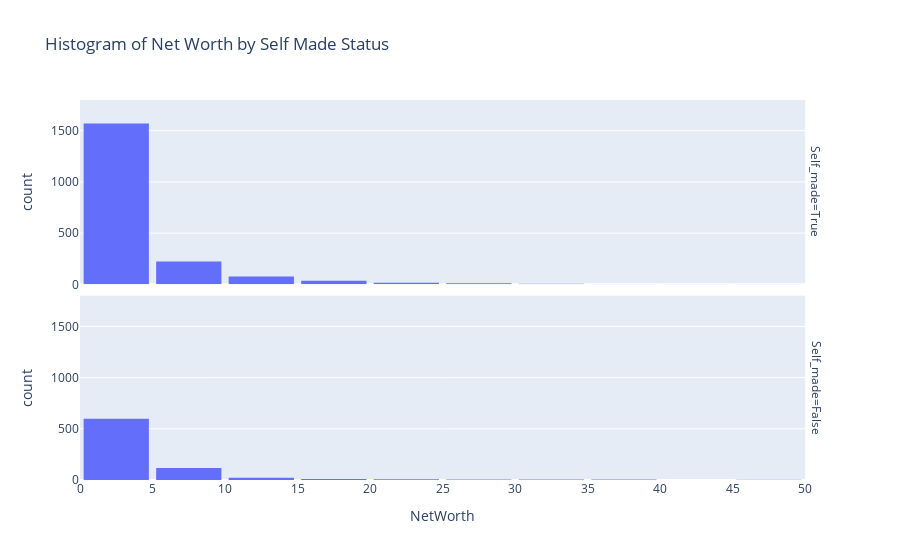

Source (notebook cell):
### Code cell
df_selfmade = df[~df['Self_made'].isnull()]
fig = px.histogram(df_selfmade, 
                   x="NetWorth", 
                   facet_row="Self_made", 
                   range_x=(0, 50), 
                   range_y=(0, 1600),
                   facet_col_spacing=0.05,
                   nbins=40, 
                   title="Histogram of Net Worth by Self Made Status")

fig.update_layout(bargap=0.1)
fig.update_yaxes(range=[0, 1800])
fig.update_xaxes(nticks=20)
# fig.for_each_annotation(lambda a: a.update(text=a.text.split("=")[-1]))
display(fig)

### Figure 1 — Plotly figure (JSON) as saved in the notebook; plotly's stock layout.template omitted (floating-point values rounded to 4 significant figures; data arrays with more than 128 entries replaced by an {"elided": "..."} marker saying what was removed)
{"data": [{"alignmentgroup": "True", "bingroup": "x", "hovertemplate": "Self_made=True<br>NetWorth=%{x}<br>count=%{y}<extra></extra>", "legendgroup": "", "marker": {"color": "#636efa", "pattern": {"shape": ""}}, "name": "", "nbinsx": 40, "offsetgroup": "", "orientation": "v", "showlegend": false, "type": "histogram", "x": {"elided": "1960 float values"}, "xaxis": "x2", "yaxis": "y2"}, {"alignmentgroup": "True", "bingroup": "x", "hovertemplate": "Self_made=False<br>NetWorth=%{x}<br>count=%{y}<extra></extra>", "legendgroup": "", "marker": {"color": "#636efa", "pattern": {"shape": ""}}, "name": "", "nbinsx": 40, "offsetgroup": "", "orientation": "v", "showlegend": false, "type": "histogram", "x": {"elided": "777 float values"}, "xaxis": "x", "yaxis": "y"}], "layout": {"annotations": [{"font": {}, "showarrow": false, "text": "Self_made=False", "textangle": 90, "x": 0.98, "xanchor": "left", "xref": "paper", "y": 0.2425, "yanchor": "middle", "yref": "paper"}, {"font": {}, "showarrow": false, "text": "Self_made=True", "textangle": 90, "x": 0.98, "xanchor": "left", "xref": "paper", "y": 0.7575, "yanchor": "middle", "yref": "paper"}], "bargap": 0.1, "barmode": "relative", "legend": {"tracegroupgap": 0}, "title": {"text": "Histogram of Net Worth by Self Made Status"}, "xaxis": {"anchor": "y", "domain": [0, 0.98], "nticks": 20, "range": [0, 50], "title": {"text": "NetWorth"}}, "xaxis2": {"anchor": "y2", "domain": [0, 0.98], "matches": "x", "nticks": 20, "showticklabels": false}, "yaxis": {"anchor": "x", "domain": [0, 0.485], "range": [0, 1800], "title": {"text": "count"}}, "yaxis2": {"anchor": "x2", "domain": [0.515, 1], "matches": "y", "range": [0, 1800], "title": {"text": "count"}}}}
